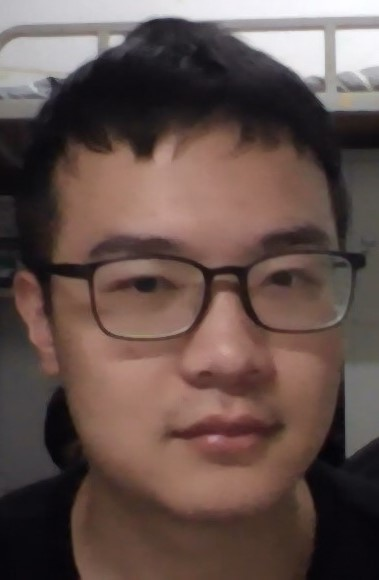
#> input picture MultiFacRec2/dataset/CuiYongHao/200912003-1-崔永豪.jpg, 379 x 580 px
$ python MultiFacRec.py
#> lines starting #> are read from the running program, lines starting #| are printed output that depends on the picture; after the words box and inside, x2 and y2 are one past the last pixel; in counts of white or black regions, pixels touching at a corner belong together

import cv2
import os
import numpy as np
class FaceRecognizer:
    def __init__(self, data_dir):
        """
        初始化人脸识别器，并训练人脸识别模型。
        """
        self.face_recognizer = cv2.face.LBPHFaceRecognizer_create()
        self.face_detector = cv2.CascadeClassifier('haarcascade_frontalface_default.xml')
        self.people = []
        self.faces = []
        self.labels = []
        self.train(data_dir)
    def train(self, data_dir):
        """
        训练人脸识别模型。
        """
#> called with data_dir = 'dataset'
        for folder_name in os.listdir(data_dir):
            folder_path = os.path.join(data_dir, folder_name)
            if not os.path.isdir(folder_path):
                continue
            self.people.append(folder_name)
            for filename in os.listdir(folder_path):
                image_path = os.path.join(folder_path, filename)
                image = cv2.imdecode(np.fromfile(image_path, dtype=np.uint8), cv2.IMREAD_COLOR)
#> image is the input picture: shape (580, 379, 3); mean B, G, R 76.1, 81.1, 100.1
                gray = cv2.cvtColor(image, cv2.COLOR_BGR2GRAY)
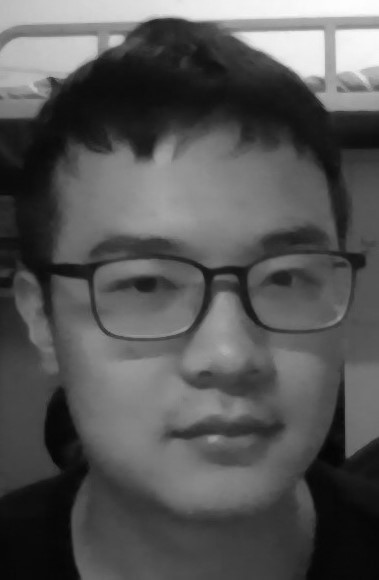
#> gray: shape (580, 379); min 0, max 254, mean 86.2
                faces_rects = self.face_detector.detectMultiScale(gray, scaleFactor=1.3, minNeighbors=5)
#> faces_rects = [[31, 161, 331, 331]]
                if len(faces_rects) == 1:
                    (x, y, w, h) = faces_rects[0]
#> x = 31; y = 161; w = 331; h = 331
                    face = gray[y:y + h, x:x + w]
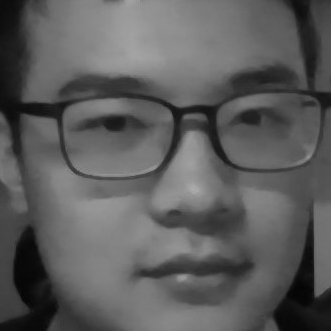
#> face: shape (331, 331); min 0, max 173, mean 92.6
                    face = cv2.resize(face, (100, 100))
#> face: shape (100, 100)
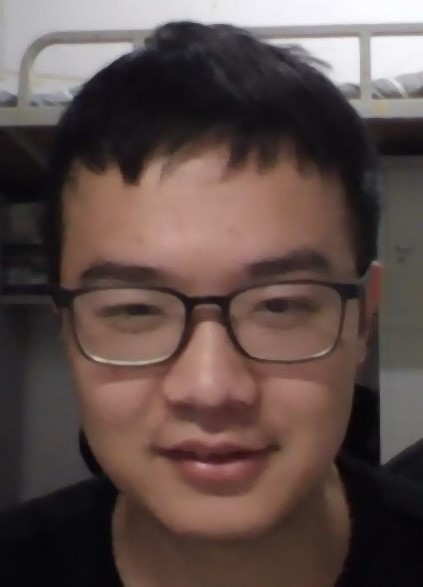
#> input picture MultiFacRec2/dataset/CuiYongHao/200912003-4-崔永豪.jpg, 423 x 587 px, given in place of the camera
#> further down, frame is the input picture: shape (587, 423, 3); mean B, G, R 73.7, 77.5, 94
                    self.faces.append(face)
                    self.labels.append(len(self.people) - 1)
                else:
                    print("Warning: Skipping image '{}' due to no or multiple faces detected.".format(image_path))
        self.face_recognizer.train(self.faces, np.array(self.labels))
    def recognize(self, frame):
        """
        对实时捕获的帧进行人脸识别。
        """
        gray = cv2.cvtColor(frame, cv2.COLOR_BGR2GRAY)
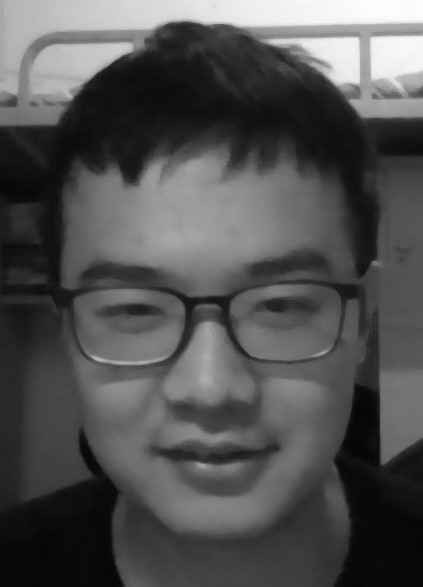
#> gray: shape (587, 423); min 4, max 254, mean 82
        faces_rects = self.face_detector.detectMultiScale(gray, scaleFactor=1.3, minNeighbors=5)
#> faces_rects = [[44, 193, 331, 331]]
        for (x, y, w, h) in faces_rects:
            face = gray[y:y + h, x:x + w]
            # 对每个检测到的人脸进行多次识别，并取平均值
            predictions = []
            for i in range(5):
                label, confidence = self.face_recognizer.predict(face)
                if confidence < 100:
                    predictions.append(label)
            if len(predictions) > 0:
                label = int(np.mean(predictions))
                name = self.people[label]
                color = (0, 255, 0)
            else:
                name = "Unknown"
                color = (0, 0, 255)
            # 在帧上标出人脸和人名
            cv2.rectangle(frame, (x, y), (x + w, y + h), color, 2)
            cv2.putText(frame, name, (x + 5, y - 5), cv2.FONT_HERSHEY_PLAIN, 1, color, 2)
#> this loop made 1 pass
#> (x, y, w, h, label, name, color) on pass 1: (44, 193, 331, 331, 0, 'CuiYongHao', (0, 255, 0))
#> pass 1, in recognize, `face = gray[y:y + h, x:x + w]`:
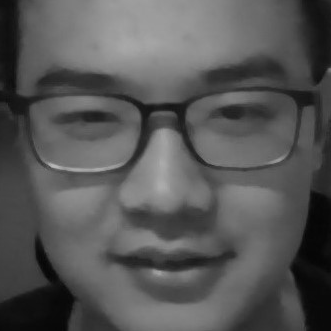
#> face: shape (331, 331); min 4, max 183, mean 86.9
#> after the loop:
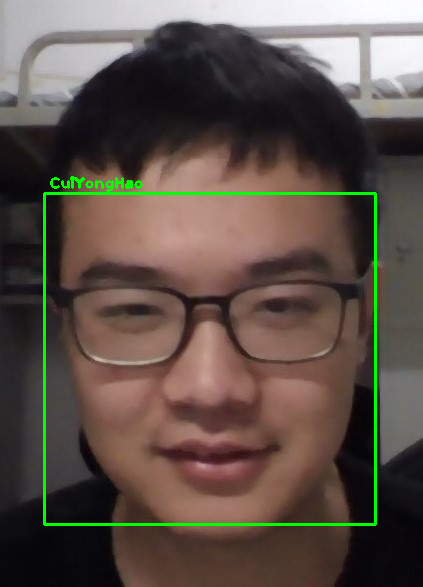
#> frame: shape (587, 423, 3); 1.81% of pixels changed, all inside (x1, y1, x2, y2) = (43, 176, 377, 526)
        return frame
if __name__ == "__main__":
    data_dir = "dataset"
    recognizer = FaceRecognizer(data_dir)
    cap = cv2.VideoCapture(0)
    while True:
        ret, frame = cap.read()
        if not ret:
            break
        frame = recognizer.recognize(frame)
        cv2.imshow('frame', frame)
        if cv2.waitKey(1) == ord('q'):
#> (key q is pressed here)
            break
    cap.release()
    cv2.destroyAllWindows()
